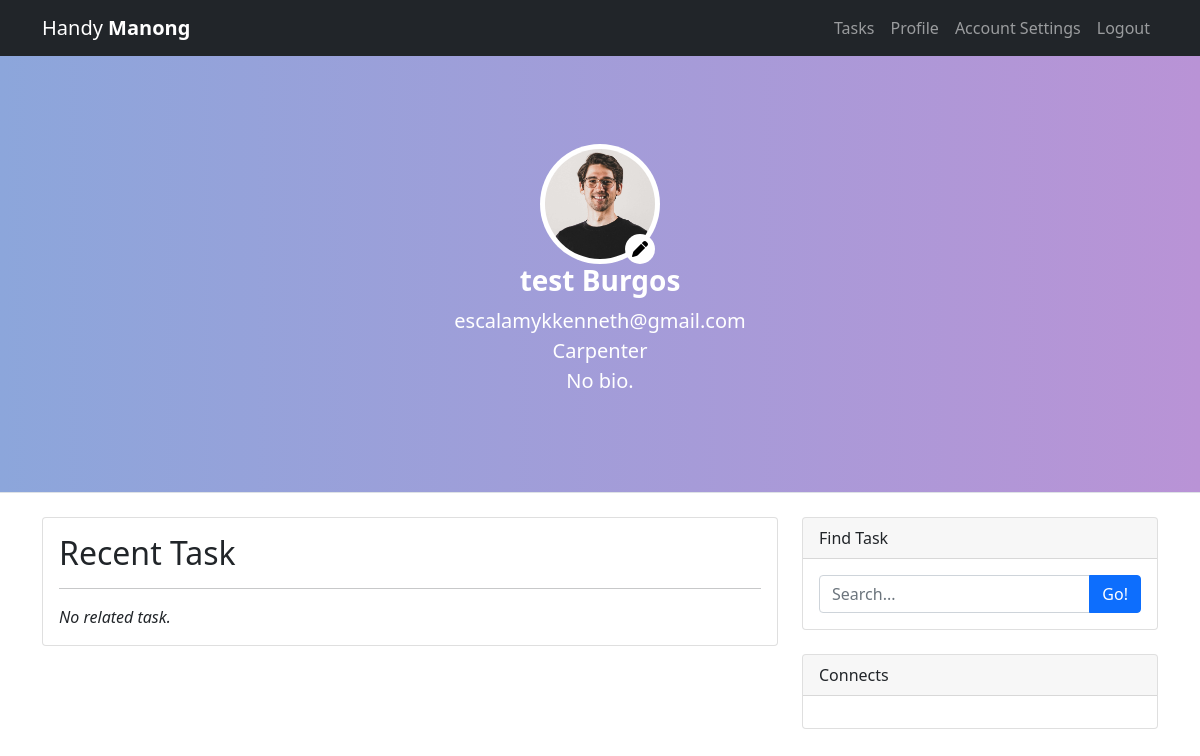
Screenshot of /main/profile.php (signed in) with the database file from the repository.
### tables this page shows
CREATE TABLE `tbl_provider` (
  `id` int(128) NOT NULL,
  `prov_firstname` varchar(128) NOT NULL,
  `prov_lastname` varchar(128) NOT NULL,
  `prov_bio` varchar(128) NOT NULL DEFAULT 'No bio.',
  `prov_category` varchar(128) NOT NULL,
  `prov_password` varchar(128) NOT NULL,
  `prov_email` varchar(128) NOT NULL
);

### main/profile.php (the view, shortened to what this page needs)
<!DOCTYPE html>
<html lang="en">
    <head>
        <link href="styles.css" rel="stylesheet" />
        <link href="main.css" rel="stylesheet" />
    </head>
    <body>
        <nav class="navbar navbar-expand-lg navbar-dark bg-dark fixed-top">
            <div class="container">
                <a class="navbar-brand" href="timeline.php">Handy <strong>Manong</strong></a>
                <div class="collapse navbar-collapse" id="navbarSupportedContent">
                    <ul class="navbar-nav ms-auto mb-2 mb-lg-0">
                        <li class="nav-item"><a class="nav-link" href="tasks.php">Tasks</a></li>
                        <li class="nav-item"><a class="nav-link" href="profile.php">Profile</a></li>
                        <li class="nav-item"><a class="nav-link" href="account.php">Account Settings</a></li>
                        <li class="nav-item"><a class="nav-link" aria-current="page" href="../auth/logout.php">Logout</a></li>
                    </ul>
                </div>
            </div>
        </nav>
        <header class="mt-5 py-5 bg-light border-bottom mb-4 text-white">
            <div class="container">
                <div class="text-center my-5">
                    <div class="profile"><img src="../assets/images/team-6.jpg" alt="" srcset="">
                        <a href="account.php">
                            <span><i class="fa-solid fa-pen"></i></span>
                        </a>
                    </div>
                    <?php
                        require_once "../includes/connect.php";
                        $id = $_SESSION["id"];
                        $sql = "SELECT * FROM tbl_provider WHERE id = $id";
                        $result = mysqli_query($conn, $sql);
                        $num = mysqli_num_rows($result);
                        if(empty($num)){
                            header("location: ../auth/signin.php?error=loginrequired");
                        }
                        else{
                            while($row = mysqli_fetch_array($result)){
                    ?>
                    <h3 class="fw-bolder"><?php echo $row["prov_firstname"]?> <?php echo $row["prov_lastname"]?></h3>
                    <p class="lead mb-0"><?php echo $row["prov_email"]?></p>
                    <p class="lead mb-0"><?php echo $row["prov_category"]?></p>
                    <p class="lead mb-0"><?php echo $row["prov_bio"]?></p>
                    <?php
                            }
                        };
                    ?>
                </div>
            </div>
        </header>
        <div class="container">
            <div class="row">
                <div class="col-lg-8">
                    <?php
                    if(isset($_POST["search"])){
                        echo "<h2 class=\"card-title\">Task</h2>";
                    echo "<div class=\"row row-cols-1 row-cols-md-2\">";
                            require_once "../includes/connect.php";
                            $id = $_SESSION["id"];
                            $search = $_POST['search'];
                            $sql = "SELECT * FROM `tbl_task` WHERE ((task_title LIKE '%$search%') OR (task_desc LIKE '%$search%')) AND task_finder = $id ORDER BY id DESC";
                            $result = mysqli_query($conn, $sql);
                                $num = mysqli_num_rows($result);
                                if($num == 0) {
                                    echo "<i mb-5>No related task to show.</i>";
                                }else{
                                    while($row = mysqli_fetch_array($result)){
                                        echo "<div class=\"col\">";
                                        echo "<div class=\"card mb-4\">";
                                        echo "<div class=\"card-body\">";
                                        $date=date_create($row['task_date']);
                                        echo "<h2 class=\"card-title h4\">".$row['task_title']."</h2>";
                                        echo "<div class=\"small text-muted\">".date_format($date,"F d, Y")."</div>";
                                        if($row['task_status']=='Pending'){
                                            echo "<span class=\"badge rounded-pill bg-warning text-dark\">".$row['task_status']."</span>";
                                        }elseif($row['task_status']=='Assigned'){
                                            echo "<span class=\"badge rounded-pill bg-info text-dark\">".$row['task_status']."</span>";
                                        }elseif($row['task_status']=='Rejected'){
                                            echo "<span class=\"badge rounded-pill bg-danger\">".$row['task_status']."</span>";
                                        }elseif($row['task_status']=='Done'){
                                            echo "<span class=\"badge rounded-pill bg-success\">".$row['task_status']."</span>";
                                        }else{
                                            header("location: finder.php?error=undefine");
                                        }
                                        echo "<p class=\"card-text related\">".$row['task_desc']."</p>";
                                        echo "<a class=\"btn btn-primary\" href=\"task-view.php?uid=".$_SESSION["id"]."&tid=".$row['id']."&category=".$row['task_category']."\">Learn more →</a>";
                                        echo "</div>";
                                        echo "</div>";
                                        echo "</div>";
                                    }
                                }
                    echo "</div>";
                    }else{
                        echo "<div class=\"card mb-4\">";
                        echo "<div class=\"card-body\">";
                            echo "<h2 class=\"card-title\">Recent Task</h2>";
                            echo "<hr>";
                                require_once "../includes/connect.php";
                                $id = $_SESSION["id"];
                                $sql = "SELECT * FROM `tbl_task` WHERE task_finder = $id ORDER BY id DESC";
                                $result = mysqli_query($conn, $sql);
                                $num = mysqli_num_rows($result);
                                if($num == 0) {
                                    echo "<i>No related task.</i>";
                                }
                        echo"</div>";
                    echo "</div>";
                    }
                    ?>
                </div>
                <div class="col-lg-4">
                    <div class="card mb-4">
                        <div class="card-header">Find Task</div>
                        <div class="card-body">
                        <form role="form" action="tasks.php" method="post">
                            <div class="input-group">
                                <input class="form-control" type="text" placeholder="Search..." aria-label="Search..." aria-describedby="button-search" name="search" required/>
                                <button class="btn btn-primary" id="button-search" type="submit">Go!</button>
                            </div>
                        </form>
                        </div>
                    </div>
                    <div class="card mb-4">
                        <div class="card-header">Connects</div>
                        <div class="card-body">
                        </div>
                    </div>
                </div>
            </div>
        </div>
    </body>
</html>

### main/main.css (style rules this page uses)
header.bg-light { background: #B993D6; background: -webkit-linear-gradient(to right, #8CA6DB, #B993D6); background: linear-gradient(to right, #8CA6DB, #B993D6); }

### main/profile.php (style rules this page uses)
.profile { height: 120px; width: 120px; background-color:#fff; margin:auto; border-radius:50%; display:flex; align-items:center; justify-content:center; position:relative; }
.profile img { width:auto; height:110px; border-radius:50%; }
.profile span { position:absolute; bottom:0; right: 5px; background-color:#fff; color:#000; border-radius:50%; height: 30px; width: 30px; display: flex; justify-content: center; align-items: center; }

### rows the page displays
tbl_provider: prov_firstname "test", prov_lastname "Burgos", prov_email "escalamykkenneth@gmail.com", prov_category "Carpenter", prov_bio "No bio."
